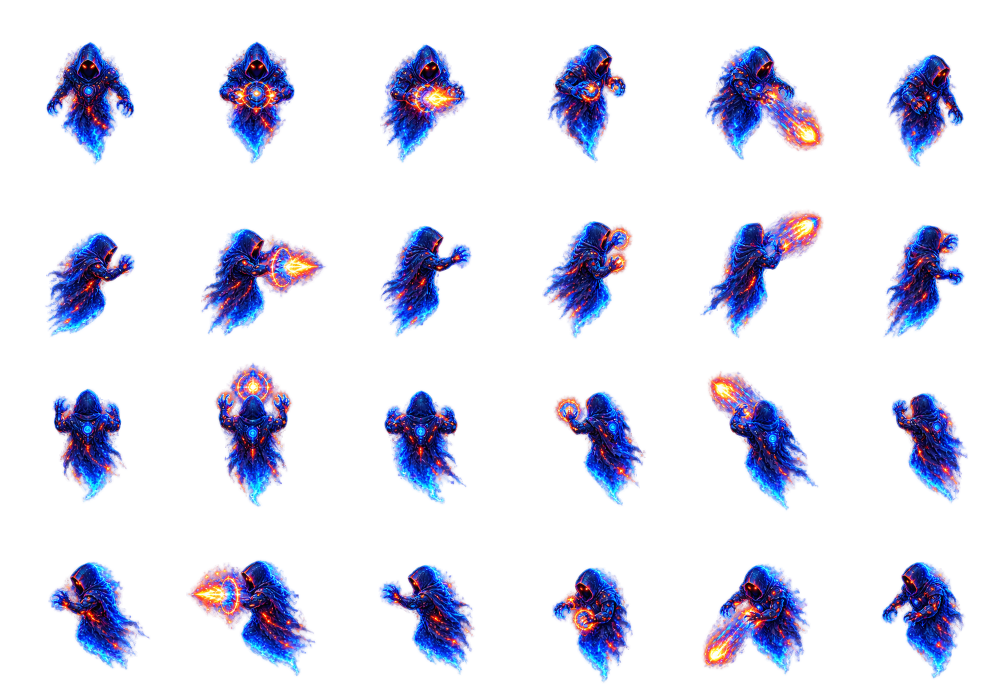
#> input picture assets/game/ghost-cast-clean.png, 2016 x 1376 px, given in place of player-idle.png, which was not available (shown at 1/2 size)
$ python prepare-game-sprites.py
#> lines starting #> are read from the running program, lines starting #| are printed output that depends on the picture; after the words box and inside, x2 and y2 are one past the last pixel; in counts of white or black regions, pixels touching at a corner belong together; pictures that were not available may be replaced by others from this repository, and a replacement may not be noted
#!/usr/bin/env python3
"""Isolate supplied character frames and repack them into bleed-safe atlases."""

from collections import deque
from dataclasses import dataclass
from pathlib import Path

import numpy as np
from PIL import Image


ROOT = Path(__file__).resolve().parent.parent
ASSET_DIRECTORY = ROOT / "assets" / "game"
FRAME_WIDTH = 336
FRAME_HEIGHT = 344
ALPHA_THRESHOLD = 32
SOFT_EDGE_PASSES = 3
MIN_COMPONENT_PIXELS = 5_000


@dataclass(frozen=True)
class SheetDefinition:
    asset_name: str
    columns: int
    rows: int
    expected_frames: int
    scale: float = 1.0


SHEETS = (
    SheetDefinition("player-idle", columns=4, rows=2, expected_frames=8, scale=0.5),
    SheetDefinition("player-run", columns=8, rows=4, expected_frames=32),
    SheetDefinition("player-shoot", columns=6, rows=4, expected_frames=24),
    SheetDefinition("ghost-move", columns=6, rows=4, expected_frames=24),
    SheetDefinition("ghost-cast", columns=6, rows=4, expected_frames=24),
)


def label_components(alpha: np.ndarray) -> tuple[np.ndarray, list[dict[str, int]]]:
    mask = alpha > ALPHA_THRESHOLD
    height, width = mask.shape
    labels = np.zeros((height, width), dtype=np.uint16)
    components: list[dict[str, int]] = []
    label = 0

    for y in range(height):
        for x in range(width):
            if not mask[y, x] or labels[y, x] != 0:
                continue

            label += 1
            queue = deque([(x, y)])
            labels[y, x] = label
            component_pixels = []
            size = 0
            min_x = max_x = x
            min_y = max_y = y

            while queue:
                current_x, current_y = queue.popleft()
                component_pixels.append((current_x, current_y))
                size += 1
                min_x = min(min_x, current_x)
                max_x = max(max_x, current_x)
                min_y = min(min_y, current_y)
                max_y = max(max_y, current_y)

                for neighbor_y in range(max(0, current_y - 1), min(height, current_y + 2)):
                    for neighbor_x in range(max(0, current_x - 1), min(width, current_x + 2)):
                        if mask[neighbor_y, neighbor_x] and labels[neighbor_y, neighbor_x] == 0:
                            labels[neighbor_y, neighbor_x] = label
                            queue.append((neighbor_x, neighbor_y))

            if size >= MIN_COMPONENT_PIXELS:
                components.append(
                    {
                        "label": label,
                        "size": size,
                        "min_x": min_x,
                        "min_y": min_y,
                        "max_x": max_x + 1,
                        "max_y": max_y + 1,
                    }
                )
            else:
                for component_x, component_y in component_pixels:
                    labels[component_y, component_x] = 0

    return labels, components


# [57 lines left out: functions expand_soft_edges, assign_components_to_cells, not called in this run]


def repack_sheet(definition: SheetDefinition) -> Path:
    source_path = ASSET_DIRECTORY / f"{definition.asset_name}.png"
    source = Image.open(source_path).convert("RGBA")
    pixels = np.array(source)
    alpha = pixels[:, :, 3]
    labels, components = label_components(alpha)

    if len(components) != definition.expected_frames:
        raise RuntimeError(
            f"{definition.asset_name}: expected {definition.expected_frames} frames, found {len(components)}"
        )

    labels = expand_soft_edges(labels, alpha)
    cells = assign_components_to_cells(components, definition, source.width, source.height)
    row_anchors = {}
    for row in range(definition.rows):
        row_anchors[row] = max(
            int(np.nonzero(labels == cells[(row, column)]["label"])[0].max()) + 1
            for column in range(definition.columns)
        )
    atlas = Image.new(
        "RGBA",
        (definition.columns * FRAME_WIDTH, definition.rows * FRAME_HEIGHT),
        (0, 0, 0, 0),
    )
    nominal_cell_width = source.width / definition.columns
    nominal_cell_height = source.height / definition.rows

    for (row, column), component in cells.items():
        component_mask = labels == component["label"]
        ys, xs = np.nonzero(component_mask)
        min_x, max_x = int(xs.min()), int(xs.max()) + 1
        min_y, max_y = int(ys.min()), int(ys.max()) + 1

        frame_pixels = pixels[min_y:max_y, min_x:max_x].copy()
        frame_mask = component_mask[min_y:max_y, min_x:max_x]
        frame_pixels[~frame_mask] = 0
        frame = Image.fromarray(frame_pixels, mode="RGBA")

        if definition.scale != 1:
            scaled_size = (
                max(1, round(frame.width * definition.scale)),
                max(1, round(frame.height * definition.scale)),
            )
            frame = frame.resize(scaled_size, Image.Resampling.LANCZOS)

        source_anchor_x = (column + 0.5) * nominal_cell_width
        source_anchor_y = row_anchors[row]
        anchor_in_frame_x = (source_anchor_x - min_x) * definition.scale
        anchor_in_frame_y = (source_anchor_y - min_y) * definition.scale
        destination_x = round(FRAME_WIDTH / 2 - anchor_in_frame_x)
        destination_y = round(FRAME_HEIGHT - 8 - anchor_in_frame_y)
        cell = Image.new("RGBA", (FRAME_WIDTH, FRAME_HEIGHT), (0, 0, 0, 0))
        cell.alpha_composite(frame, (destination_x, destination_y))
        atlas.alpha_composite(cell, (column * FRAME_WIDTH, row * FRAME_HEIGHT))

    output_path = ASSET_DIRECTORY / f"{definition.asset_name}-clean.png"
    atlas.save(output_path, optimize=True)

    atlas_alpha = np.array(atlas.getchannel("A"))
    for row in range(definition.rows):
        for column in range(definition.columns):
            frame_alpha = atlas_alpha[
                row * FRAME_HEIGHT : (row + 1) * FRAME_HEIGHT,
                column * FRAME_WIDTH : (column + 1) * FRAME_WIDTH,
            ]
            ys, xs = np.nonzero(frame_alpha)
            margins = (
                int(xs.min()),
                int(FRAME_WIDTH - 1 - xs.max()),
                int(ys.min()),
                int(FRAME_HEIGHT - 1 - ys.max()),
            )
            if min(margins) < 3:
                raise RuntimeError(
                    f"{definition.asset_name}: frame {(row, column)} touches its cell edge: {margins}"
                )

    return output_path


def main() -> None:
    for sheet in SHEETS:
        output = repack_sheet(sheet)
#> in repack_sheet, source is the input picture: PIL image 2016x1376 RGBA; mean R, G, B, A 14.3, 15.4, 36.1, 42.5
#> in repack_sheet, `alpha = pixels[:, :, 3]`:
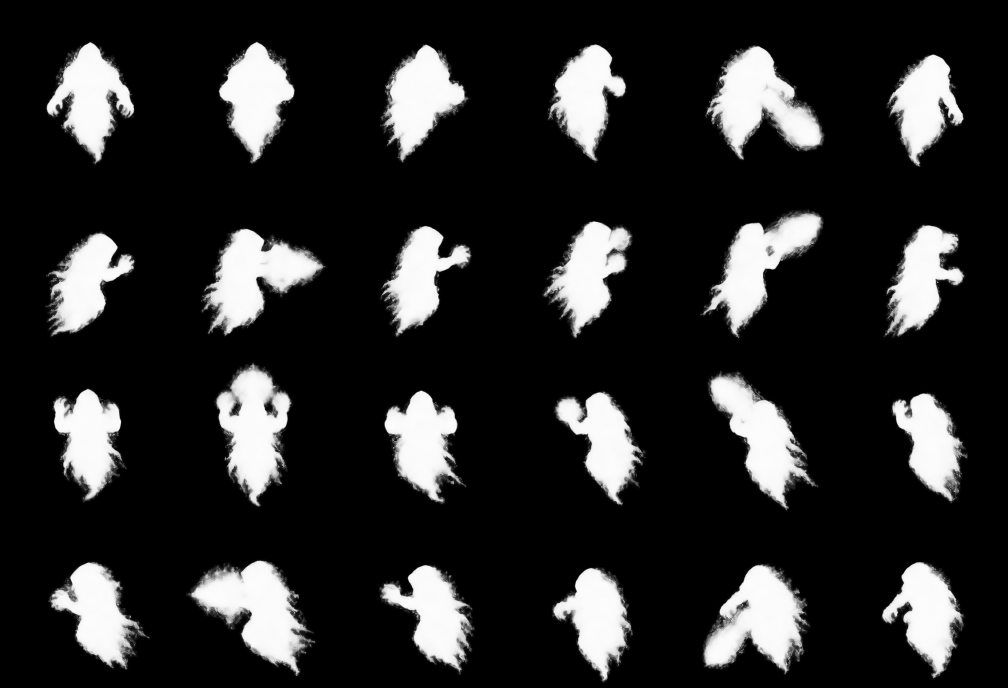
#> alpha: shape (1376, 2016) (shown at 1/2 size); min 0, max 255, mean 42.5
#> in label_components, `mask = alpha > ALPHA_THRESHOLD`:
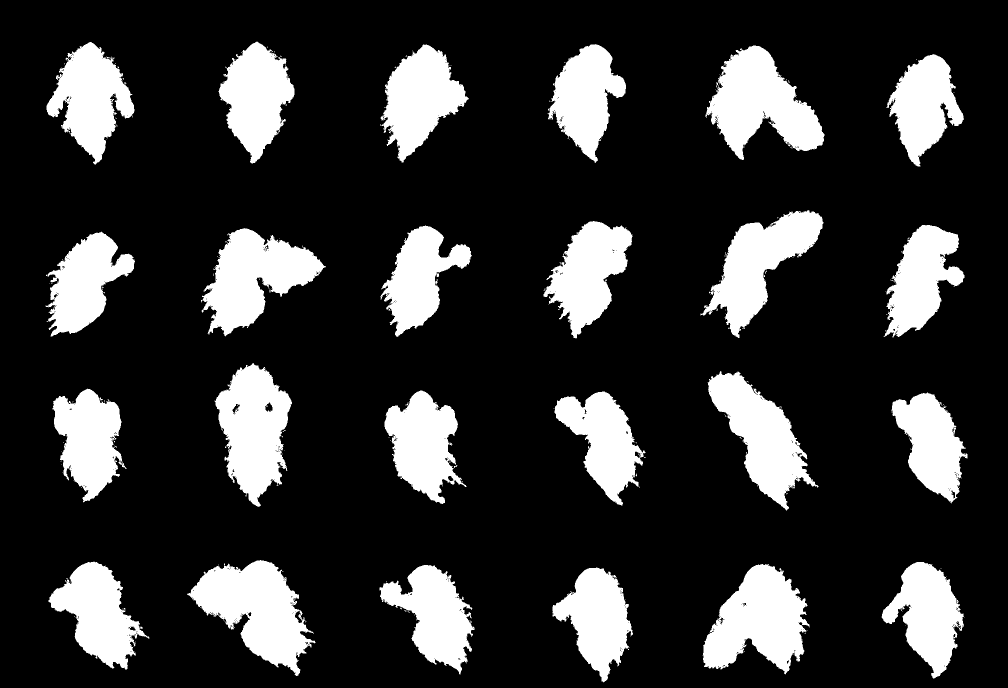
#> mask: shape (1376, 2016) bool (shown at 1/2 size); 19.7% white; 231 white regions (207 under 20 px), largest, box (x1, y1, x2, y2) and area: (374, 1120, 631, 1352) 29656, (1411, 91, 1649, 320) 28904, (1405, 1128, 1619, 1349) 28414
#> after the loop in label_components, `for y in range(height):`:
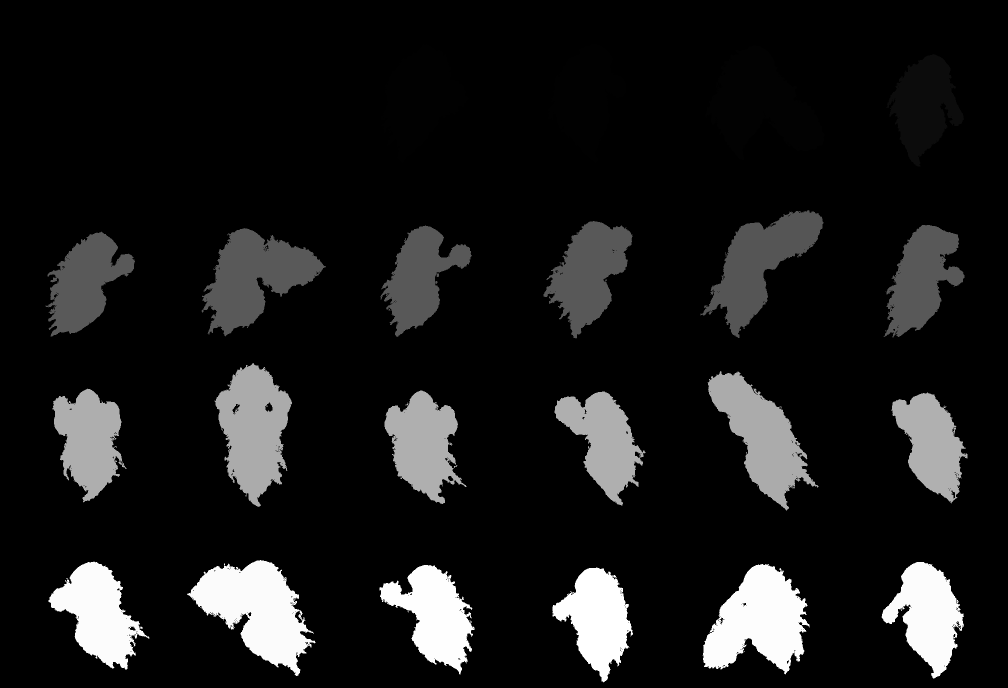
#> labels: shape (1376, 2016) uint16 (shown at 1/2 size); min 0, max 562, mean 56.6; drawn with min black and max white
#> in repack_sheet, `labels, components = label_components(alpha)`: components = 24 items
        print(f"Prepared {output.relative_to(ROOT)}")


if __name__ == "__main__":
#> (the run stopped early here; a loop or call above may not have finished)
